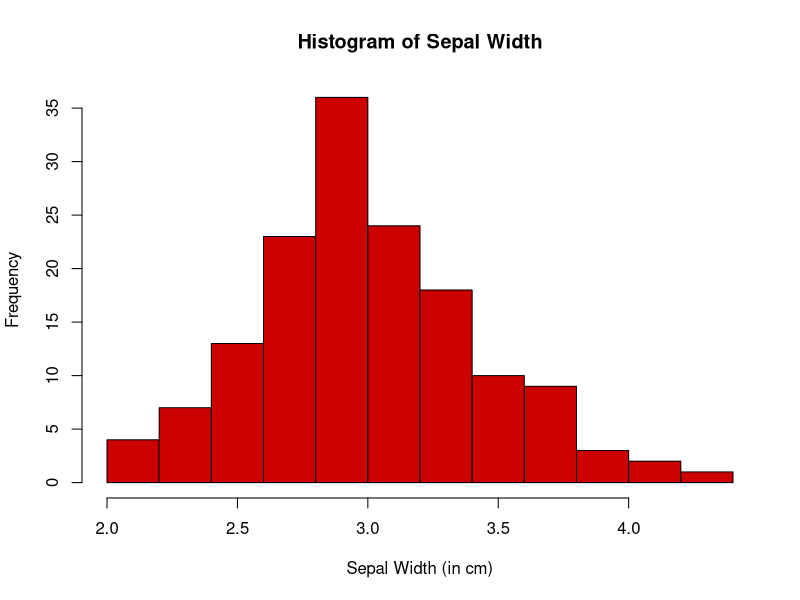

This chart was generated by the following R code:

# Installing and Load Packages ------------------------

# load base packages manually
library(datasets) # for example, datasets

# Load and Prepare Data -------------------------------

?iris
df <- iris
head(df)

# Comment Out Lines -----------------------------------

# use comments to disable commands
hist(df$Sepal.Width,
     col = "#CD0000", # red3
     # border = NA, # no borders
     main = "Histogram of Sepal Width",
     xlab = "Sepal Width (in cm)")

# THIS IS A LEVEL 1 HEADER ----------------------------
## This Is a Level 2 Header ---------------------------
### This is a level 3 header. -------------------------

# Clean Up --------------------------------------------

# Clear environment
rm(list = ls()) 

# Clear packages
detach("package:datasets", unload = TRUE)  # For base

# Clear plots
dev.off()  # But only if there IS a plot

# Clear console
cat("\014")  # ctrl+L
